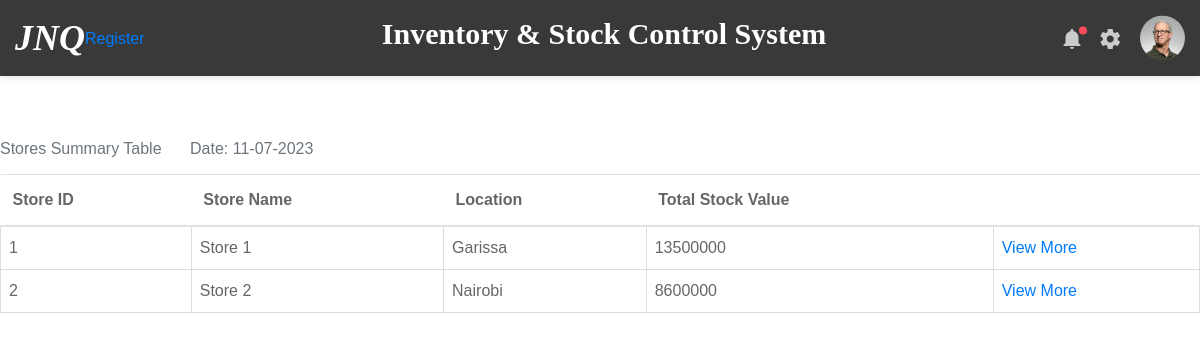
Page /view_stores on the committed database.
### inventory/models.py (models this page shows)
class Store(db.Model):
    id = db.Column(db.Integer, primary_key=True)
    store_name = db.Column(db.String(60), nullable=False, unique=True)
    location = db.Column(db.String(60), nullable=False)
    date_registered = db.Column(db.DateTime, default=datetime.now)
    user_id = db.Column(db.Integer, db.ForeignKey('user.id'))
    stock_in = db.relationship('StockIn', backref='store', lazy=True)
    stock_out = db.relationship('StockOut', backref='store', lazy=True)
    item_association = db.relationship('StoreItem', back_populates='store')
    items = association_proxy("item_association", "item")

### inventory/routes.py (the view)
@app.route('/view_stores', methods=['GET', 'POST'])
def view_stores():
    stores = Store.query.all()
    date = today_date()
    store_stock_lookup = {}
    total_stock_value = []
    for store in stores:
        store_items = StoreItem.query.filter_by(store_id=store.id).all()
        stock_value_list = []
        for product in store_items:
            stock_value_list.append(product.item_value)
        total_stock_value = sum(stock_value_list)
        store_stock_lookup[store.id] = total_stock_value
    return render_template('view_stores.html', store_stock_lookup=store_stock_lookup, stores=stores, date=date,
                           total_stock_value=total_stock_value)

### inventory/routes.py (called while the page is built)
def today_date():
    date_today = datetime.today().strftime('%d-%m-%Y')
    return date_today

### inventory/templates/view_stores.html
{% extends 'layout.html' %}
{% block content %}
     <table class="table">
         <caption style="caption-side: top">Stores Summary Table<span class="ml-4"> Date: {{date}}</span></caption>
          <thead>
            <tr>
              <th scope="col">Store ID</th>
              <th scope="col">Store Name</th>
              <th scope="col">Location</th>
              <th scope="col">Total Stock Value</th>
              <th scope="col"></th>
            </tr>
          </thead>
          <tbody>
          {% for store in stores %}
            <tr>
              <td>{{ store.id }}</td>
              <td>{{store.store_name }}</td>
              <td>{{store.location}}</td>
              <td>{{ store_stock_lookup[store.id] }}</td>
              <td><a href="{{ url_for('view_store', store_id=store.id )}}">View More</a></td>
            </tr>
          {% endfor %}
          </tbody>
     </table>
{% endblock %}

### rows in the picture
Store: id "1", store_name "Store 1", location "Garissa", store_stock_lookup "13500000"
Store: id "2", store_name "Store 2", location "Nairobi", store_stock_lookup "8600000"

### other values in the picture
{{ date }} "11-07-2023"
